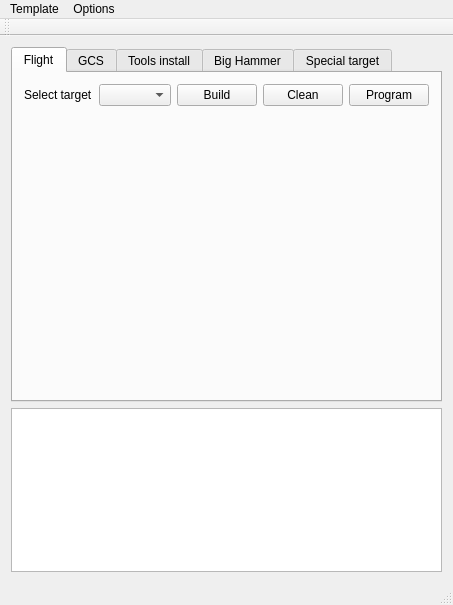
<?xml version="1.0" encoding="UTF-8"?>
<ui version="4.0">
 <class>MainWindow</class>
 <widget class="QMainWindow" name="MainWindow">
  <property name="geometry">
   <rect>
    <x>0</x>
    <y>0</y>
    <width>400</width>
    <height>605</height>
   </rect>
  </property>
  <property name="windowTitle">
   <string>TauLabs</string>
  </property>
  <widget class="QWidget" name="centralWidget">
   <layout class="QVBoxLayout" name="verticalLayout">
    <item>
     <widget class="QTabWidget" name="mainTW">
      <property name="currentIndex">
       <number>0</number>
      </property>
      <widget class="QWidget" name="flightTab">
       <attribute name="title">
        <string>Flight</string>
       </attribute>
       <layout class="QVBoxLayout" name="verticalLayout_5">
        <item>
         <layout class="QHBoxLayout" name="targetsLayout">
          <item>
           <widget class="QLabel" name="label">
            <property name="text">
             <string>Select target</string>
            </property>
           </widget>
          </item>
          <item>
           <widget class="QComboBox" name="targetsCB"/>
          </item>
          <item>
           <widget class="QPushButton" name="buildPB">
            <property name="text">
             <string>Build</string>
            </property>
           </widget>
          </item>
          <item>
           <widget class="QPushButton" name="cleanPB">
            <property name="text">
             <string>Clean</string>
            </property>
           </widget>
          </item>
          <item>
           <widget class="QPushButton" name="programPB">
            <property name="text">
             <string>Program</string>
            </property>
           </widget>
          </item>
          <item>
           <spacer name="horizontalSpacer">
            <property name="orientation">
             <enum>Qt::Horizontal</enum>
            </property>
            <property name="sizeHint" stdset="0">
             <size>
              <width>40</width>
              <height>20</height>
             </size>
            </property>
           </spacer>
          </item>
         </layout>
        </item>
        <item>
         <widget class="QStackedWidget" name="stackedWidget"/>
        </item>
       </layout>
      </widget>
      <widget class="QWidget" name="tab_3">
       <attribute name="title">
        <string>GCS</string>
       </attribute>
       <layout class="QVBoxLayout" name="verticalLayout_4">
        <item>
         <widget class="QGroupBox" name="groupBox">
          <property name="maximumSize">
           <size>
            <width>16777215</width>
            <height>100</height>
           </size>
          </property>
          <property name="title">
           <string>Build configuration</string>
          </property>
          <layout class="QVBoxLayout" name="verticalLayout_6">
           <item>
            <widget class="QRadioButton" name="gcsReleaseRB">
             <property name="text">
              <string>Release</string>
             </property>
             <property name="checked">
              <bool>true</bool>
             </property>
            </widget>
           </item>
           <item>
            <widget class="QRadioButton" name="gcsDebugRB">
             <property name="text">
              <string>Debug</string>
             </property>
            </widget>
           </item>
          </layout>
         </widget>
        </item>
        <item>
         <widget class="QPushButton" name="gcsBuildPB">
          <property name="minimumSize">
           <size>
            <width>0</width>
            <height>100</height>
           </size>
          </property>
          <property name="text">
           <string>Build</string>
          </property>
         </widget>
        </item>
        <item>
         <widget class="QPushButton" name="gcsCleanPB">
          <property name="minimumSize">
           <size>
            <width>0</width>
            <height>100</height>
           </size>
          </property>
          <property name="text">
           <string>Clean</string>
          </property>
         </widget>
        </item>
       </layout>
      </widget>
      <widget class="QWidget" name="toolsTab">
       <attribute name="title">
        <string>Tools install</string>
       </attribute>
       <layout class="QVBoxLayout" name="verticalLayout_3">
        <item>
         <layout class="QGridLayout" name="toolsLayout"/>
        </item>
        <item>
         <layout class="QHBoxLayout" name="horizontalLayout">
          <item>
           <widget class="QPushButton" name="tool_installPB">
            <property name="text">
             <string>Install</string>
            </property>
           </widget>
          </item>
          <item>
           <widget class="QPushButton" name="tool_cleanPB">
            <property name="text">
             <string>Clean</string>
            </property>
           </widget>
          </item>
         </layout>
        </item>
       </layout>
      </widget>
      <widget class="QWidget" name="tab">
       <attribute name="title">
        <string>Big Hammer</string>
       </attribute>
       <layout class="QVBoxLayout" name="verticalLayout_7">
        <item>
         <widget class="QPushButton" name="buildAllPB">
          <property name="minimumSize">
           <size>
            <width>0</width>
            <height>100</height>
           </size>
          </property>
          <property name="text">
           <string>Build All</string>
          </property>
         </widget>
        </item>
        <item>
         <widget class="QPushButton" name="cleanAllPB">
          <property name="minimumSize">
           <size>
            <width>0</width>
            <height>100</height>
           </size>
          </property>
          <property name="text">
           <string>Clean All</string>
          </property>
         </widget>
        </item>
       </layout>
      </widget>
      <widget class="QWidget" name="tab_2">
       <attribute name="title">
        <string>Special target</string>
       </attribute>
       <layout class="QVBoxLayout" name="verticalLayout_2">
        <item>
         <widget class="QPushButton" name="pushButton">
          <property name="text">
           <string/>
          </property>
          <property name="icon">
           <iconset>
            <normaloff>../../../../Downloads/sandwich.JPG</normaloff>../../../../Downloads/sandwich.JPG</iconset>
          </property>
          <property name="iconSize">
           <size>
            <width>150</width>
            <height>150</height>
           </size>
          </property>
          <property name="flat">
           <bool>true</bool>
          </property>
         </widget>
        </item>
       </layout>
      </widget>
     </widget>
    </item>
    <item>
     <widget class="QTextEdit" name="debugOutput">
      <property name="readOnly">
       <bool>true</bool>
      </property>
     </widget>
    </item>
   </layout>
  </widget>
  <widget class="QMenuBar" name="menuBar">
   <property name="geometry">
    <rect>
     <x>0</x>
     <y>0</y>
     <width>400</width>
     <height>21</height>
    </rect>
   </property>
   <widget class="QMenu" name="menuTemplate">
    <property name="title">
     <string>Template</string>
    </property>
    <addaction name="actionSave"/>
    <addaction name="actionLoad"/>
   </widget>
   <widget class="QMenu" name="menuOptions">
    <property name="title">
     <string>Options</string>
    </property>
    <widget class="QMenu" name="menuVerbosity">
     <property name="title">
      <string>Verbosity</string>
     </property>
     <addaction name="action0"/>
     <addaction name="action1"/>
     <addaction name="action2"/>
    </widget>
    <widget class="QMenu" name="menuJobs">
     <property name="title">
      <string>Jobs</string>
     </property>
     <addaction name="action1_2"/>
     <addaction name="action2_2"/>
     <addaction name="action3"/>
     <addaction name="action4"/>
     <addaction name="action5"/>
     <addaction name="action6"/>
     <addaction name="action7"/>
     <addaction name="action8"/>
    </widget>
    <addaction name="menuVerbosity"/>
    <addaction name="menuJobs"/>
   </widget>
   <addaction name="menuTemplate"/>
   <addaction name="menuOptions"/>
  </widget>
  <widget class="QToolBar" name="mainToolBar">
   <attribute name="toolBarArea">
    <enum>TopToolBarArea</enum>
   </attribute>
   <attribute name="toolBarBreak">
    <bool>false</bool>
   </attribute>
  </widget>
  <widget class="QStatusBar" name="statusBar"/>
  <action name="actionSave">
   <property name="text">
    <string>Save</string>
   </property>
  </action>
  <action name="actionLoad">
   <property name="text">
    <string>Load</string>
   </property>
  </action>
  <action name="action0">
   <property name="checkable">
    <bool>true</bool>
   </property>
   <property name="text">
    <string>0</string>
   </property>
  </action>
  <action name="action1">
   <property name="checkable">
    <bool>true</bool>
   </property>
   <property name="text">
    <string>1</string>
   </property>
  </action>
  <action name="action2">
   <property name="checkable">
    <bool>true</bool>
   </property>
   <property name="text">
    <string>2</string>
   </property>
  </action>
  <action name="action1_2">
   <property name="checkable">
    <bool>true</bool>
   </property>
   <property name="text">
    <string>1</string>
   </property>
  </action>
  <action name="action2_2">
   <property name="checkable">
    <bool>true</bool>
   </property>
   <property name="text">
    <string>2</string>
   </property>
  </action>
  <action name="action3">
   <property name="checkable">
    <bool>true</bool>
   </property>
   <property name="text">
    <string>3</string>
   </property>
  </action>
  <action name="action4">
   <property name="checkable">
    <bool>true</bool>
   </property>
   <property name="text">
    <string>4</string>
   </property>
  </action>
  <action name="action5">
   <property name="checkable">
    <bool>true</bool>
   </property>
   <property name="text">
    <string>5</string>
   </property>
  </action>
  <action name="action6">
   <property name="checkable">
    <bool>true</bool>
   </property>
   <property name="text">
    <string>6</string>
   </property>
  </action>
  <action name="action7">
   <property name="checkable">
    <bool>true</bool>
   </property>
   <property name="text">
    <string>7</string>
   </property>
  </action>
  <action name="action8">
   <property name="checkable">
    <bool>true</bool>
   </property>
   <property name="text">
    <string>8</string>
   </property>
  </action>
 </widget>
 <layoutdefault spacing="6" margin="11"/>
 <resources/>
 <connections/>
</ui>
